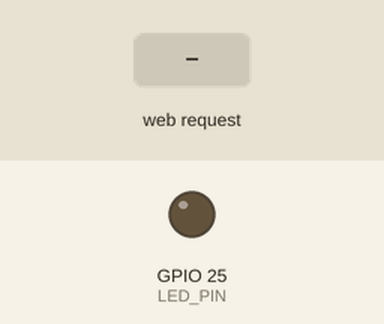
A sketch run on a simulated ESP32. Parts: output pins drawn as LEDs (lit = HIGH). The test bench sets the inputs (shaded band). WiFi joins after 1.5 s; servers stay silent unless stated; what the sketch prints to the serial monitor is not drawn.

Above: at 2.7 s.
2.8 s: HTTP request GET /on received
At 4.0 s:
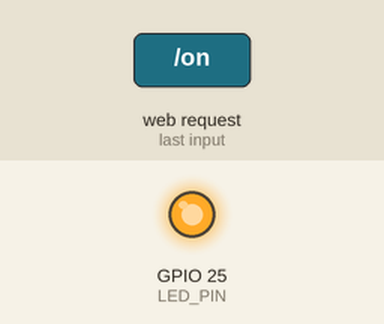
4.3 s: HTTP request GET /off received
At 5.4 s:
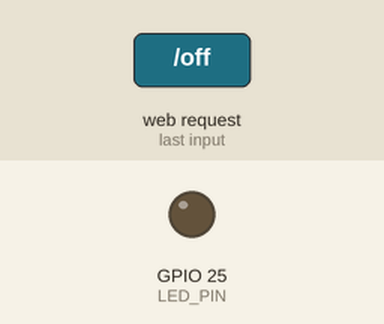
Timing chart, 0 to 7.3 s (numbered marks = the images above; inputs shaded):
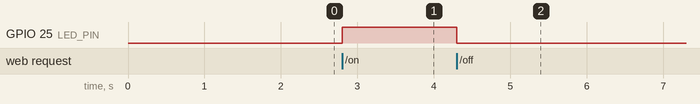

Measured:
- after the input at 2.8 s, GPIO 25 (LED_PIN): LOW → HIGH at once
- after the input at 4.3 s, GPIO 25 (LED_PIN): HIGH → LOW at once

The sketch:

08_WiFi_ServidorWeb_UI.ino
```cpp
/***************************************************
  Proyecto: CANSAT - Servidor Web ON/OFF (UI mejorada)
  Versión: v1.0 - 27/10/2025
  Autor: Equipo CANSAT
  Centro: IES Gonzalo Torrente Ballester (Salamanca)

  Descripción:
  Servidor web en ESP32 con página HTML/CSS mejorada para
  encender y apagar un LED. Muestra estado, estilo visual
  moderno y la IP de la placa en la interfaz.

  Licencia: MIT
***************************************************/

#include <WiFi.h>
#include <WebServer.h>

const char* ssid     = "TU_SSID";
const char* password = "TU_PASSWORD";

const int LED_PIN = 25;  // Cambia si usas otro GPIO
WebServer server(80);

// HTML con estilo mejorado (sin librerías externas)
const char INDEX_HTML[] PROGMEM = R"HTML(
<!DOCTYPE html><html lang="es">
<head>
<meta charset="utf-8">
<meta name="viewport" content="width=device-width,initial-scale=1">
<title>ESP32 Control</title>
<style>
  :root{
    --bg1:#0f172a;       /* fondo profundo */
    --bg2:#111827;       /* fondo tarjeta */
    --txt:#e5e7eb;       /* texto claro */
    --muted:#9ca3af;     /* texto secundario */
    --ok:#22c55e;        /* verde */
    --off:#ef4444;       /* rojo */
    --accent:#38bdf8;    /* cian */
  }
  *{box-sizing:border-box}
  body{
    margin:0; min-height:100vh; display:grid; place-items:center;
    background: radial-gradient(1000px 600px at 20% -10%, #1f2937 0%, transparent 60%),
                radial-gradient(900px 600px at 120% 110%, #0ea5e9 0%, transparent 55%),
                var(--bg1);
    color:var(--txt); font-family: ui-sans-serif, system-ui, -apple-system, Segoe UI, Roboto, Ubuntu;
  }
  .card{
    width:min(540px, 92vw); background:linear-gradient(180deg, #0b1220 0%, var(--bg2) 100%);
    border:1px solid #1f2937; border-radius:18px; padding:28px;
    box-shadow:0 10px 30px rgba(0,0,0,.35);
  }
  h1{margin:0 0 .25rem 0; font-size:clamp(1.4rem, 2.2vw, 1.9rem)}
  .subtitle{margin:0 0 1.2rem 0; color:var(--muted); letter-spacing:.2px}
  .row{display:flex; gap:14px; flex-wrap:wrap; align-items:center; margin:.8rem 0 1.1rem}
  .pill{
    display:inline-flex; align-items:center; gap:.5rem; padding:.35rem .7rem;
    border-radius:999px; font-weight:600; font-size:.95rem; border:1px solid #374151
  }
  .pill.ok{ color:#10b981; border-color:#064e3b; background:rgba(16,185,129,.08)}
  .pill.off{color:#f87171; border-color:#7f1d1d; background:rgba(239,68,68,.08)}
  .gpio{color:var(--muted); font-size:.95rem}
  .buttons{display:flex; gap:12px; flex-wrap:wrap}
  .btn{
    appearance:none; border:1px solid #1f2937; background:#0b1220; color:var(--txt);
    padding:.85rem 1.15rem; border-radius:12px; font-size:1.05rem; cursor:pointer;
    transition:transform .06s ease, border-color .2s ease, background .2s ease;
  }
  .btn:hover{transform:translateY(-1px); border-color:#334155}
  .btn:active{transform:translateY(0)}
  .btn.on{ background:linear-gradient(180deg, #065f46, #064e3b); border-color:#065f46 }
  .btn.off{background:linear-gradient(180deg, #7f1d1d, #6b1111); border-color:#7f1d1d}
  .footer{margin-top:1.2rem; color:var(--muted); font-size:.88rem}
  .tag{color:var(--accent); font-weight:600}
</style>
</head>
<body>
  <main class="card">
    <h1>🚀 ESP32 Control Panel</h1>
    <p class="subtitle">Servidor web local para encender/apagar un LED</p>

    <div class="row">
      <span class="gpio">Pin: <b>GPIO2</b></span>
      <span class="pill %CLASS%">LED: <span>%STATE%</span></span>
    </div>

    <div class="buttons">
      <a href="/on"><button class="btn on">Encender</button></a>
      <a href="/off"><button class="btn off">Apagar</button></a>
    </div>

    <p class="footer">Conéctate a la misma red WiFi. IP de la placa: <span class="tag">%IP%</span></p>
  </main>
</body>
</html>
)HTML";

String renderPage() {
  String html = FPSTR(INDEX_HTML);
  bool on = digitalRead(LED_PIN);
  html.replace("%STATE%", on ? "ENCENDIDO" : "APAGADO");
  html.replace("%CLASS%", on ? "ok" : "off");
  html.replace("%IP%", WiFi.localIP().toString());
  return html;
}

void handleRoot() { server.send(200, "text/html", renderPage()); }
void handleOn()   { digitalWrite(LED_PIN, HIGH); server.sendHeader("Location","/"); server.send(303); }
void handleOff()  { digitalWrite(LED_PIN, LOW);  server.sendHeader("Location","/"); server.send(303); }

void setup() {
  pinMode(LED_PIN, OUTPUT);
  digitalWrite(LED_PIN, LOW);

  Serial.begin(115200);
  Serial.print("Conectando a WiFi");
  WiFi.begin(ssid, password);
  while (WiFi.status() != WL_CONNECTED) { delay(500); Serial.print("."); }
  Serial.println("\nWiFi conectado");
  Serial.print("IP: "); Serial.println(WiFi.localIP());

  server.on("/", handleRoot);
  server.on("/on", handleOn);
  server.on("/off", handleOff);
  server.begin();
  Serial.println("Servidor web iniciado en puerto 80");
}

void loop(){ server.handleClient(); }
```
